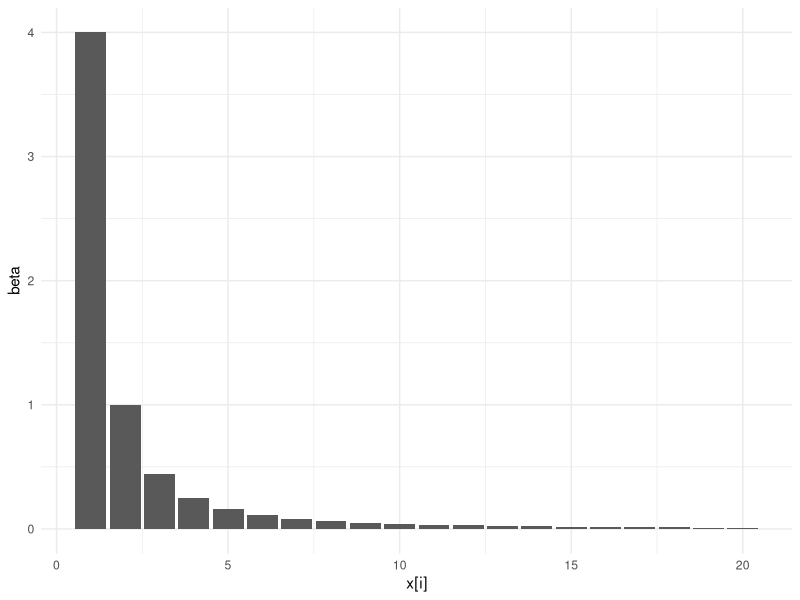
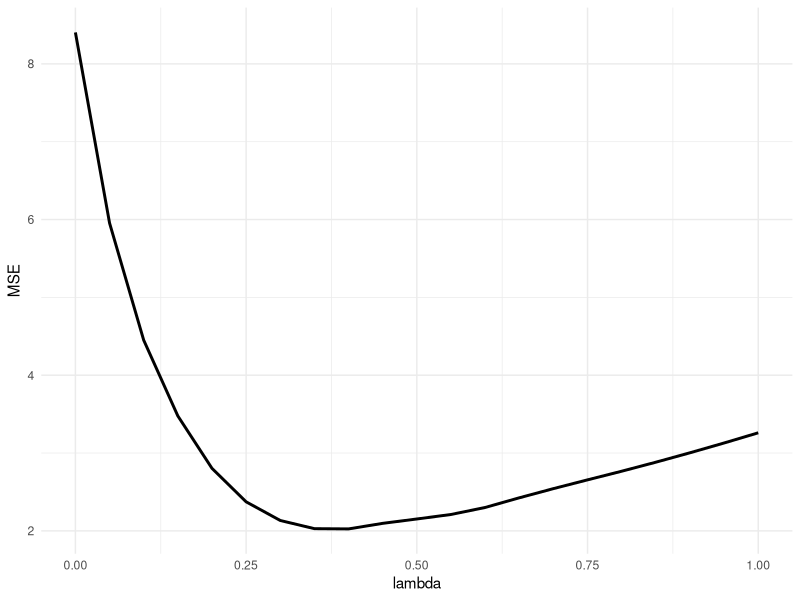
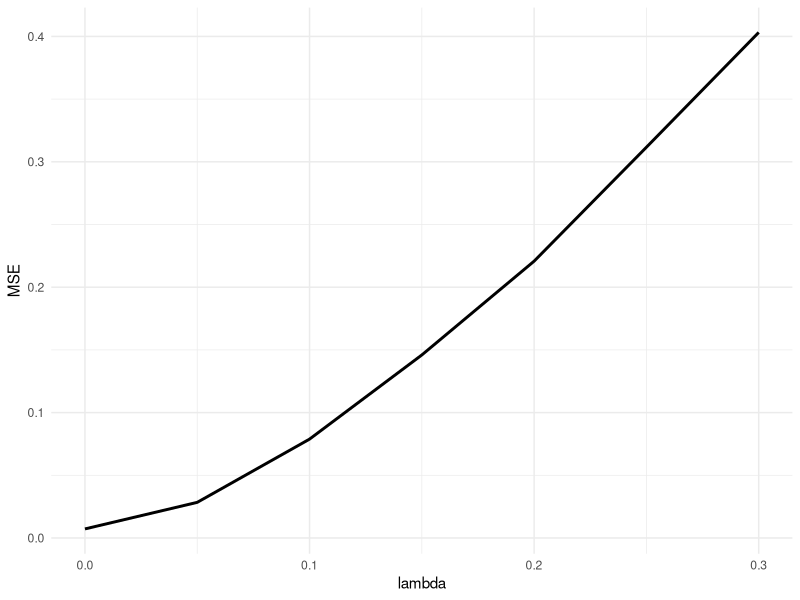

These charts were generated, in order, by the following R code:
## ---- chunk 1
library(tidyverse)
library(glmnet)
theme_set(theme_minimal())
## ---- chunk 2
generateBeta <- function(beta_length) {
    4 / seq(beta_length)^2
}
qplot(seq(20), generateBeta(20), geom = "col", xlab = "x[i]", ylab = "beta")
## ---- chunk 3
f_y_x <- function(x) {
    beta <- generateBeta(dim(x)[2])  # approximately sparse model
    x %*% beta
}
## ---- chunk 4
n <- 200
p <- 100
set.seed(20220216)
x <- matrix(rnorm(n * p), nrow = n, ncol = p)	

y_exp <- f_y_x(x)
y <- y_exp + rnorm(n) * 4
## ---- chunk 5
calculateMSE <- function(prediction, y_exp) {
    mean((prediction - y_exp)^2)
}
## ---- chunk 6
# Try some models and evaluate their overall performance
simple_lm <- lm(y ~ x)
calculateMSE(predict(simple_lm), y_exp) # note that we compare to E[Y|X]

simple_linreg <- glmnet(x, y, alpha = 1, lambda = 0) # same as lm
calculateMSE(predict(simple_linreg, newx = x), y_exp)

simple_lasso <- glmnet(x, y, alpha = 1, lambda = 0.1)
calculateMSE(predict(simple_lasso, newx = x), y_exp)

simple_lasso <- glmnet(x, y, alpha = 1, lambda = 0.5)
calculateMSE(predict(simple_lasso, newx = x), y_exp)
## ---- chunk 7
# Be systematic about choosing the best penalty parameter
lambda_values <- seq(0, 1, 0.05)
results <- map_df(lambda_values, ~{
    model <- glmnet(x, y, alpha = 1, lambda = .x)
    mse <- calculateMSE(predict(model, newx = x), y_exp)    
    tibble(lambda = .x, MSE = mse)
})
ggplot(results, aes(lambda, MSE)) + geom_line(size = 1)
## ---- chunk 8
n <- 200000
x <- matrix(rnorm(n * p), nrow = n, ncol = p)	
y_exp <- f_y_x(x)
y <- y_exp + rnorm(n) * 4

results_large_n <- map_df(seq(0, 0.3, 0.05), ~{
    model <- glmnet(x, y, alpha = 1, lambda = .x)
    mse <- calculateMSE(predict(model, newx = x), y_exp)    
    tibble(lambda = .x, MSE = mse)
})
ggplot(results_large_n, aes(lambda, MSE)) + geom_line(size = 1)
